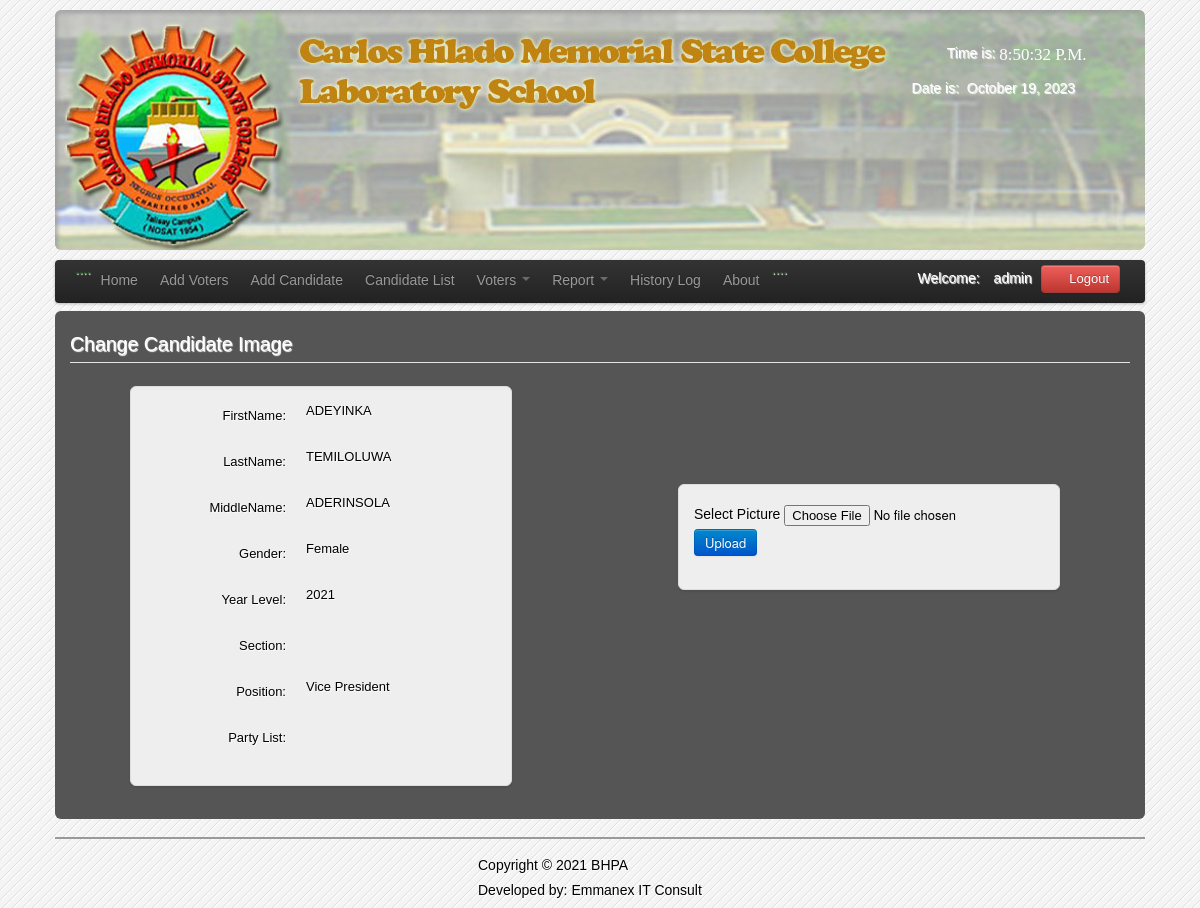
Screenshot of /admin/editpic.php?id=3 (signed in) with the database file from the repository.
### tables this page shows
CREATE TABLE `users` (
  `User_id` int(11) NOT NULL,
  `FirstName` varchar(100) NOT NULL,
  `LastName` varchar(100) NOT NULL,
  `UserName` varchar(100) NOT NULL,
  `Password` varchar(100) NOT NULL,
  `User_Type` varchar(50) NOT NULL
);

CREATE TABLE `candidate` (
  `CandidateID` int(11) NOT NULL,
  `abc` varchar(1) NOT NULL,
  `Position` varchar(200) NOT NULL,
  `Party` varchar(100) NOT NULL,
  `FirstName` varchar(200) NOT NULL,
  `LastName` varchar(200) NOT NULL,
  `MiddleName` varchar(100) NOT NULL,
  `Gender` varchar(6) NOT NULL,
  `Year` varchar(100) NOT NULL,
  `Photo` varchar(200) NOT NULL,
  `Photo1` varchar(200) NOT NULL
);

### admin/session.php (called while the page is built, shortened)
<?php
$id_session=$_SESSION['id'];
?>

### admin/editpic.php (the view, shortened to what this page needs)
<?php
include('session.php');
include('header.php');
include('dbcon.php');
$id_get=$_GET['id'];
?>
 <link rel="stylesheet" type="text/css" href="css/bootstrap.css" />
<link rel="stylesheet" type="text/css" href="css/Home.css" />
</head>
<body>
<div class="wrapper">
	<div class="hero-head">
	<?php include('head.php'); ?>
	</div>
	<?php include('navbar.php') ;?>
	<div id="element" class="hero-body">
<?php
$result=mysqli_query($conn,"select * from candidate where CandidateID='$id_get'");
$candidate_row=mysqli_fetch_array($result);
?>
	<form  class="form-horizontal" enctype="multipart/form-data">
    <fieldset>
    <legend><font color="white">Change Candidate Image</font></legend>
	<ul class="thumbnails_new_voter">
    <li class="span3">
    <div class="thumbnail_new_voter1">
	<div class="control-group">
    <label class="control-label" for="input01">FirstName:</label>
    <div class="controls">
   <label><?php echo $candidate_row['FirstName']; ?> </label>
    </div>
    </div>
	<div class="control-group">
    <label class="control-label" for="input01">LastName:</label>
    <div class="controls">
      <label><?php echo $candidate_row['LastName']; ?> </label>
    </div>
    </div>
	<div class="control-group">
    <label class="control-label" for="input01">MiddleName:</label>
    <div class="controls">
      <label><?php echo $candidate_row['MiddleName']; ?> </label>
    </div>
    </div>
	<div class="control-group">
    <label class="control-label" for="input01">Gender:</label>
    <div class="controls">
     <label><?php echo $candidate_row['Gender']; ?> </label>
    </div>
    </div>
	<div class="control-group">
    <label class="control-label" for="input01">Year Level:</label>
    <div class="controls">
    <label><?php echo $candidate_row['Year']; ?> </label>
    </div>
    </div>
	<div class="control-group">
    <label class="control-label" for="input01">Section:</label>
    </div>
	<div class="control-group">
    <label class="control-label" for="input01">Position:</label>
    <div class="controls">
    <label><?php echo $candidate_row['Position']; ?> </label>
    </div>
    </div>
<div class="control-group">
    <label class="control-label" for="input01">Party List:</label>
    </div>
    </fieldset>
    </form>
	<div class="thumbnail_picture">
	<div class="thumbnail_new_voter1">
	<form  method="post" enctype="multipart/form-data">
  Select Picture
 <input type="file" name="image" class="font" >
    <input type="submit" value="Upload" class="btn btn-primary">
</form>
</div>
</div>
	</div>
	<?php include('footer.php')?>
</div>
</body>
</html>

### admin/navbar.php (shortened to what this page needs)
<div class="navbar">
<div class="navbar-inner">
<div class="container">
<ul class="nav nav-pills">
  <li>....</li>
  <li><a href="home.php">Home</a></li>
  <li><a  href="new_voter.php">Add Voters</a></li>
  <li><a  href="new_candidate.php">Add Candidate</a></li>
  <li><a  href="candidate_list.php">Candidate List</a></li>
	    <li class="dropdown" id="voter">
    <a class="dropdown-toggle" data-toggle="dropdown" href="#voter">
      Voters
      <b class="caret"></b>
    </a>
      </li>
	     <li class="dropdown" id="report">
    <a class="dropdown-toggle" data-toggle="dropdown" href="#report">
      Report
      <b class="caret"></b>
    </a>
      </li>
	    <li><a  href="History.php">History Log</a>
	   <li><a data-toggle="modal" href="#about">About</a></li>
	   <li>....</li>
 </ul>
<form class="navbar-form pull-right">
	<?php $result=mysqli_query($conn,"select * from users where User_id='$id_session'");
$row=mysqli_fetch_array($result);
?>
<font color="white">Welcome:<i class="icon-user  icon-white"></i><?php echo $row['User_Type']; ?></font>
<a class="btn btn-danger" id="logout" data-toggle="modal" href="#myModal"><i class="icon-off"></i>&nbsp;Logout</a>
</form>
</div>
</div>
</div>

### admin/css/Home.css (style rules this page uses)
* { margin:0; padding:0; }
body { font-family:"Trebuchet MS", "Myriad Pro", Arial, sans-serif; font-size:14px; background-color: #fff; background:#f4f4f4 url(../images/bg.gif) repeat top left; text-shadow:1px 1px 1px #fff; background-position: 0 0px; }
.wrapper { width:1090px; margin:10px auto; }

### rows the page displays
users: User_Type "admin"
candidate: FirstName "ADEYINKA", LastName "TEMILOLUWA", MiddleName "ADERINSOLA", Gender "Female", Year "2021", Position "Vice President"
